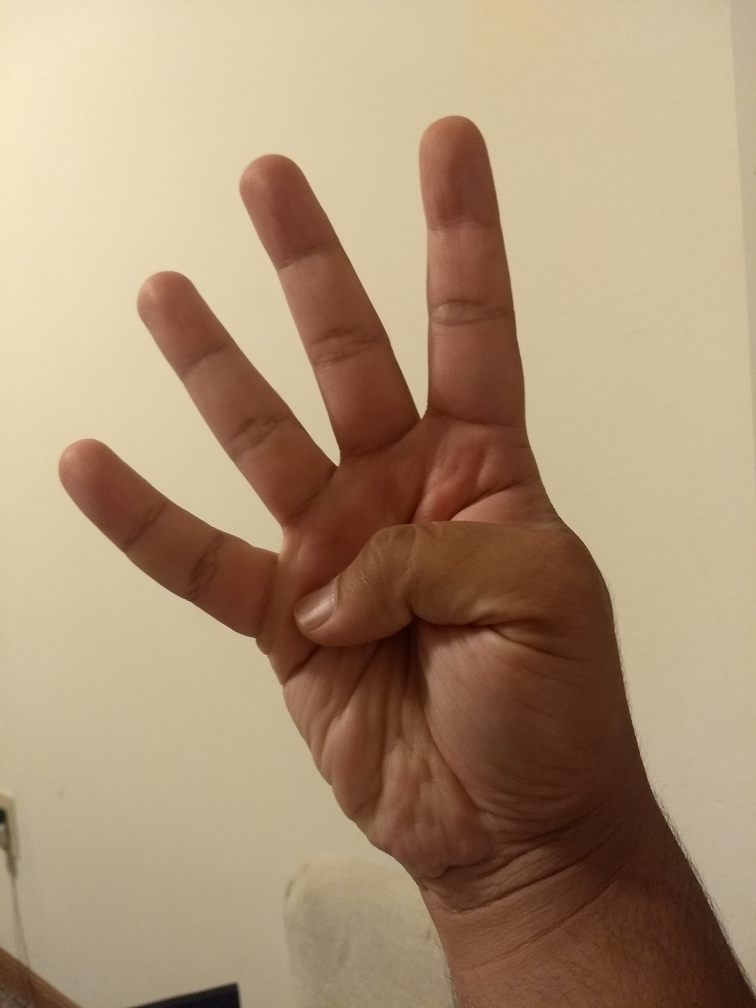
#> input picture image2.jpg, 3024 x 4032 px (shown at 1/4 size)
$ jupyter execute handgesturepython.ipynb
#> lines starting #> are read from the running program, lines starting #| are printed output that depends on the picture; after the words box and inside, x2 and y2 are one past the last pixel; in counts of white or black regions, pixels touching at a corner belong together
#> further down, input is the input picture: shape (4032, 3024, 3); mean B, G, R 117.4, 145.8, 171.3
[cell 1]
import cv2
import numpy as np
from google.colab.patches import cv2_imshow
# cap = cv2.VideoCapture(0)
def handGesture(img):
  # ret,img = cap.read()
  img = cv2.resize(img, (int(img.shape[1]/4), int(img.shape[0]/4)))
  gray = cv2.cvtColor(img,cv2.COLOR_BGR2GRAY)
  blur = cv2.GaussianBlur(gray,(5,5),0)
  ret,thresh1 = cv2.threshold(blur,70,255,cv2.THRESH_BINARY_INV+cv2.THRESH_OTSU)
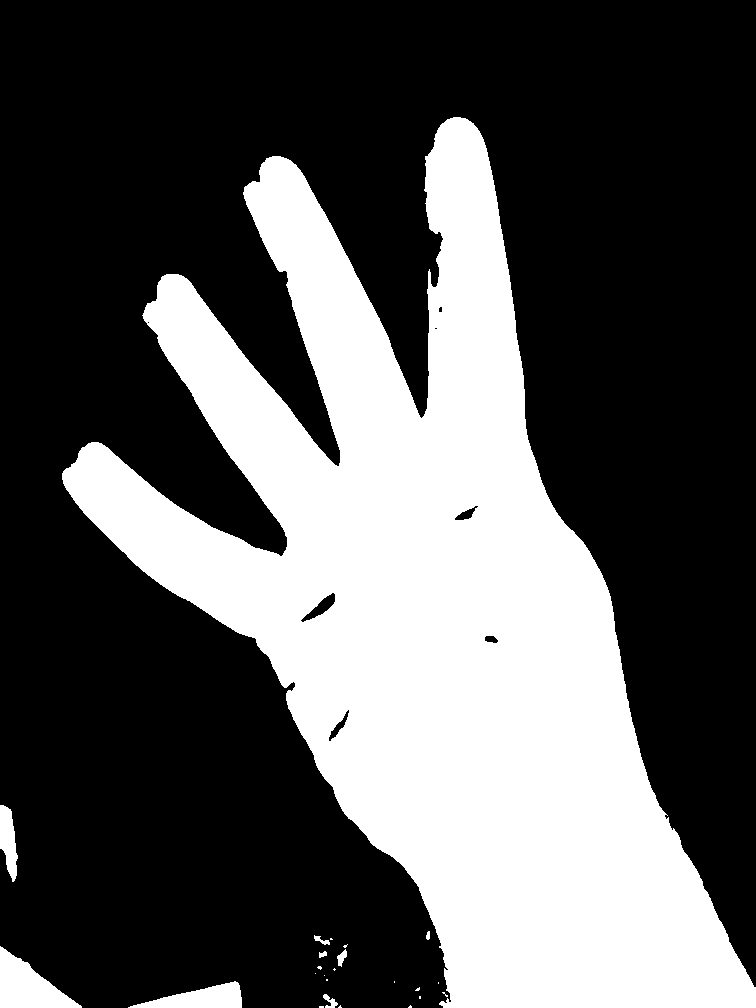
#> thresh1: shape (1008, 756); 34.2% white; 24 white regions (15 under 20 px)
#> ret = 131

  contours, hierarchy = cv2.findContours(thresh1,cv2.RETR_TREE,cv2.CHAIN_APPROX_SIMPLE)
#> contours = 31 contours, 18 with area under 20; largest, box (x1, y1, x2, y2) and area: (62, 117, 756, 1008) 253588, (0, 946, 82, 1008) 2536, (128, 981, 242, 1008) 1560, (0, 805, 18, 882) 806, (300, 592, 336, 623) 364
  drawing = np.zeros(img.shape,np.uint8)

  max_area=0

  for i in range(len(contours)):
    cnt=contours[i]
    area = cv2.contourArea(cnt)
    if (area>max_area):
      max_area=area
      ci=i
#> this loop made 31 passes
#> (area, max_area) on passes 5, 10, 18, 24: (73, 73), (1559.5, 1559.5), (2536.5, 2536.5), (253587.5, 253587.5)
#> area on passes 16, 17, 21, 23, 25, 26: 26, 75, 47, 806, 188, 84
#> after the loop, ci = 23; max_area = 253587.5
  cnt=contours[ci]
#> cnt = contour of 1785 points, box (x1, y1, x2, y2) (62, 117, 756, 1008), area 253588
  hull = cv2.convexHull(cnt)
#> hull = contour of 23 points, box (x1, y1, x2, y2) (62, 117, 756, 1008), area 356416
  moments = cv2.moments(cnt)
#> moments = moments, m00 253587.5, centre m10/m00, m01/m00 = (434.8, 616.2)
  if moments['m00']!=0:
    cx = int(moments['m10']/moments['m00']) # cx = M10/M00
#> cx = 434
    cy = int(moments['m01']/moments['m00']) # cy = M01/M00
#> cy = 616

  centr=(cx,cy)
#> centr = (434, 616)
  cv2.circle(img,centr,5,[0,0,255],2)
#> img: shape (1008, 756, 3); mean of channels 0, 1, 2 117.5, 145.9, 171.4
  cv2.drawContours(drawing,[cnt],0,(0,255,0),2)
  cv2.drawContours(drawing,[hull],0,(0,0,255),2)
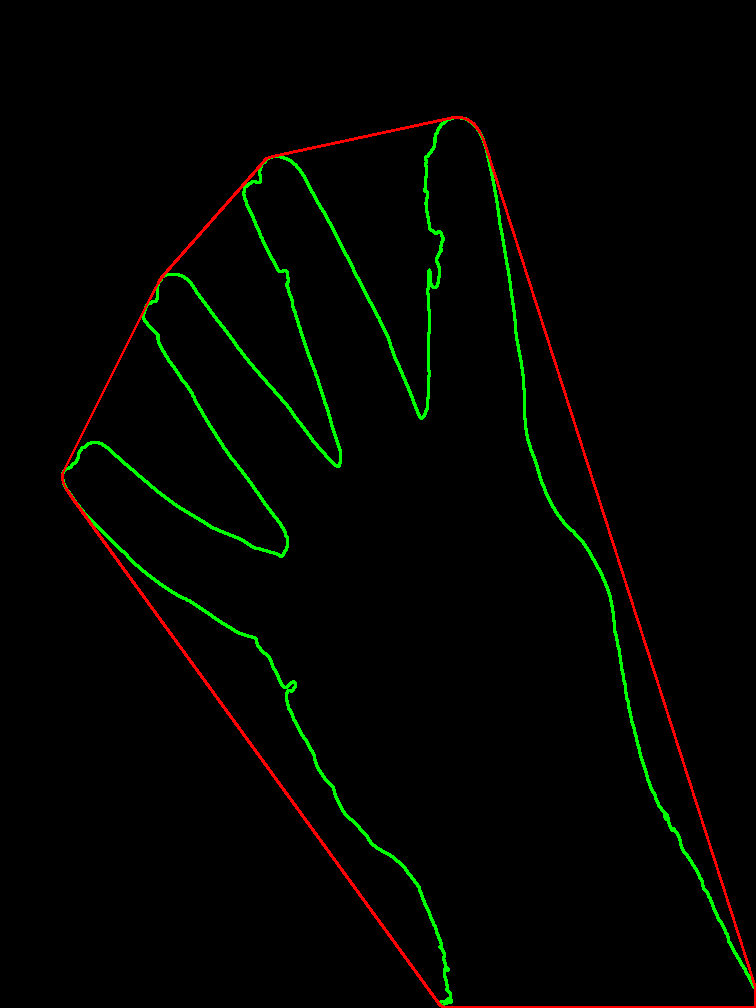
#> drawing: shape (1008, 756, 3); mean of channels 0, 1, 2 0, 4, 2.3; drawn as B, G, R

  cnt = cv2.approxPolyDP(cnt,0.01*cv2.arcLength(cnt,True),True)
#> cnt = contour of 13 points, box (x1, y1, x2, y2) (66, 131, 756, 1008), area 241415
  hull = cv2.convexHull(cnt,returnPoints = False)
#> hull = [10, 8, 7, 5, 2, 0]

  if (1):
    defects = cv2.convexityDefects(cnt,hull)
#> defects = [[10, 0, 12, 71022], [0, 2, 1, 65470], [2, 5, 3, 57544], [5, 7, 6, 18347], [8, 10, 9, 12011]]
    mind=0
    maxd=0
    for i in range(defects.shape[0]):
      s,e,f,d = defects[i,0]
      start = tuple(cnt[s][0])
      end = tuple(cnt[e][0])
      far = tuple(cnt[f][0])
      dist = cv2.pointPolygonTest(cnt,centr,True)
      cv2.line(img,start,end,[0,0,255],5)

      cv2.circle(img,far,10,[0,0,255],-1)
      font = cv2.FONT_HERSHEY_DUPLEX
#> this loop made 5 passes
#> (s, e, f, d, start, end, far) on passes 1 to 5: (10, 0, 12, 71022, (479, 131), (266, 158), (421, 418)), (0, 2, 1, 65470, (266, 158), (166, 274), (339, 465)), (2, 5, 3, 57544, (166, 274), (66, 489), (286, 549)), (5, 7, 6, 18347, (66, 489), (439, 1004), (295, 683)), (8, 10, 9, 12011, (755, 1007), (479, 131), (530, 449))
#> img: shape (1008, 756, 3); mean of channels 0, 1, 2 114.6, 142.3, 172.9
    cv2.putText(img, "Number of Fingers: "+str(i), ( 26, 106), font, 1, (0, 0, 255), 2)
#> img: shape (1008, 756, 3); mean of channels 0, 1, 2 113.9, 141.6, 173
    i=0
    return (img)

[cell 2]
input = cv2.imread("image2.jpg")
output = handGesture(input)
cv2_imshow(output)

[cell 3]
input = cv2.imread("image1.jpg")
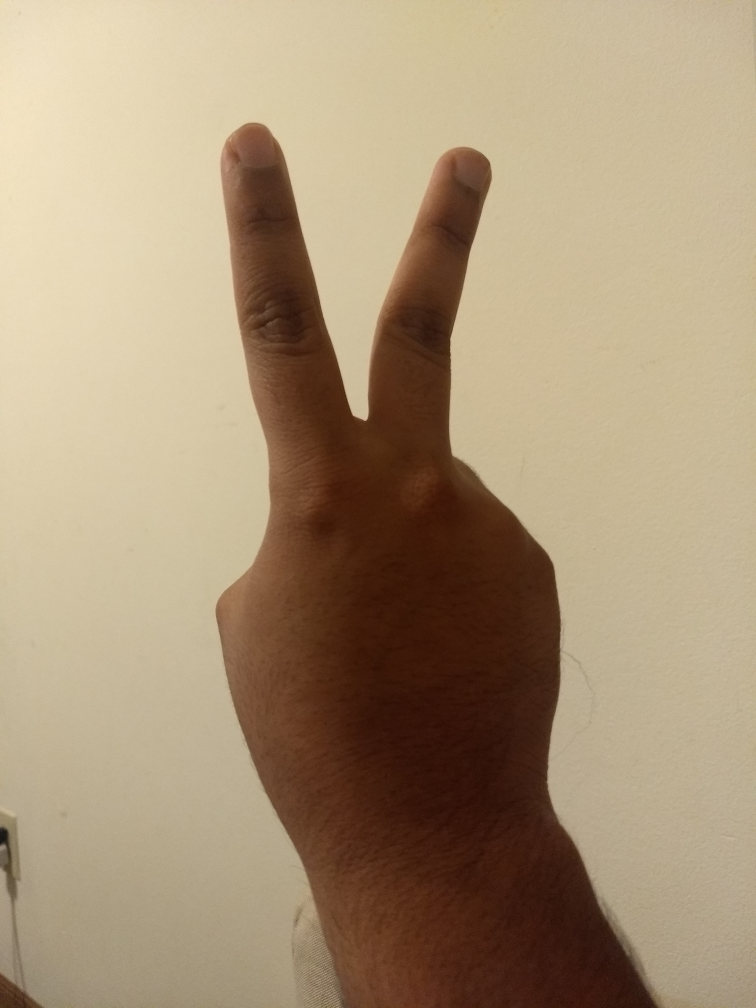
#> input picture image1.jpg, 3024 x 4032 px (shown at 1/4 size)
#> input is the input picture: shape (4032, 3024, 3); mean B, G, R 119.1, 147.3, 168.4
output = handGesture(input)
#> in handGesture (call 2), `ret,thresh1 = cv2.threshold(blur,70,255,cv2.THRESH_BINARY_INV+cv2.THRE..`:
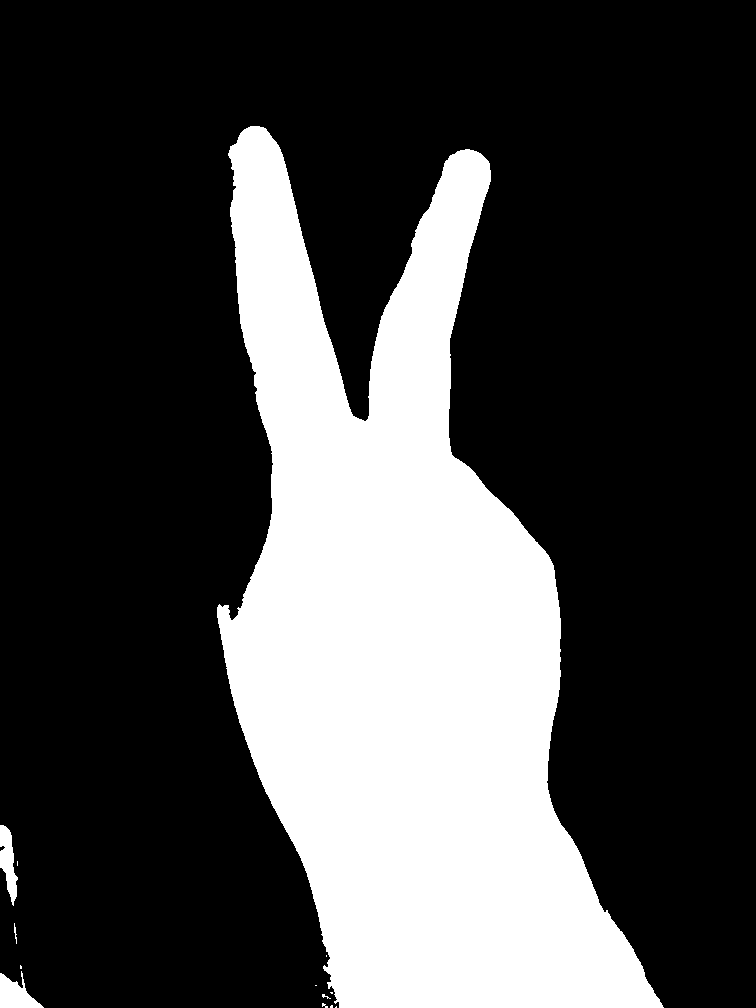
#> thresh1: shape (1008, 756); 27.4% white; 13 white regions (9 under 20 px)
#> in handGesture (call 2), `ret,thresh1 = cv2.threshold(blur,70,255,cv2.THRESH_BINARY_INV+cv2.THRE..`: ret = 120
#> in handGesture (call 2), `contours, hierarchy = cv2.findContours(thresh1,cv2.RETR_TREE,cv2.CHAIN..`: contours = 13 contours, 10 with area under 20; largest, box (x1, y1, x2, y2) and area: (217, 126, 664, 1008) 205983, (0, 971, 44, 1008) 806, (0, 825, 18, 906) 722
#> the loop in handGesture (call 2), `for i in range(len(contours)):` made 13 passes
#> (area, max_area) on passes 7, 13: (806, 806), (205983, 205983)
#> area on pass 12: 722
#> after the loop in handGesture (call 2), `for i in range(len(contours)):`: ci = 12; max_area = 205983
#> in handGesture (call 2), `cnt=contours[ci]`: cnt = contour of 1230 points, box (x1, y1, x2, y2) (217, 126, 664, 1008), area 205983
#> in handGesture (call 2), `hull = cv2.convexHull(cnt)`: hull = contour of 23 points, box (x1, y1, x2, y2) (217, 126, 664, 1008), area 286173
#> in handGesture (call 2), `moments = cv2.moments(cnt)`: moments = moments, m00 205983, centre m10/m00, m01/m00 = (403.8, 646.4)
#> in handGesture (call 2), `cx = int(moments['m10']/moments['m00'])`: cx = 403
#> in handGesture (call 2), `cy = int(moments['m01']/moments['m00'])`: cy = 646
#> in handGesture (call 2), `centr=(cx,cy)`: centr = (403, 646)
#> in handGesture (call 2), `cv2.circle(img,centr,5,[0,0,255],2)`: img: shape (1008, 756, 3); mean of channels 0, 1, 2 119.3, 147.4, 168.5
#> in handGesture (call 2), `cv2.drawContours(drawing,[hull],0,(0,0,255),2)`:
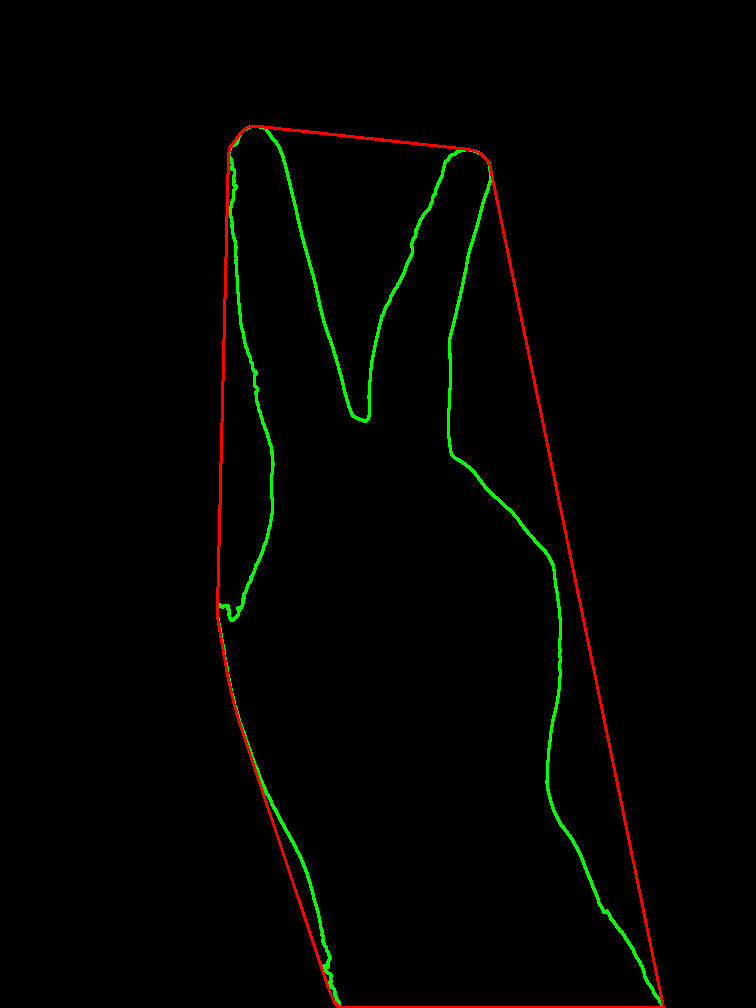
#> drawing: shape (1008, 756, 3); mean of channels 0, 1, 2 0, 2.7, 2.2; drawn as B, G, R
#> in handGesture (call 2), `cnt = cv2.approxPolyDP(cnt,0.01*cv2.arcLength(cnt,True),True)`: cnt = contour of 11 points, box (x1, y1, x2, y2) (217, 126, 664, 1008), area 198815
#> in handGesture (call 2), `hull = cv2.convexHull(cnt,returnPoints = False)`: hull = [8, 4, 3, 2, 0]
#> in handGesture (call 2), `defects = cv2.convexityDefects(cnt,hull)`: defects = [[8, 0, 10, 70166], [0, 2, 1, 12263], [4, 8, 7, 24665]]
#> the loop in handGesture (call 2), `for i in range(defects.shape[0]):` made 3 passes
#> (s, e, f, d, start, end, far) on passes 1 to 3: (8, 0, 10, 70166, (489, 163), (250, 126), (364, 421)), (0, 2, 1, 12263, (250, 126), (217, 617), (272, 513)), (4, 8, 7, 24665, (663, 1007), (489, 163), (450, 451))
#> after the loop in handGesture (call 2), `for i in range(defects.shape[0]):`: img: shape (1008, 756, 3); mean of channels 0, 1, 2 117.2, 144.8, 169.7
#> in handGesture (call 2), `cv2.putText(img, "Number of Fingers: "+str(i), ( 26, 106), font, 1, (0..`:
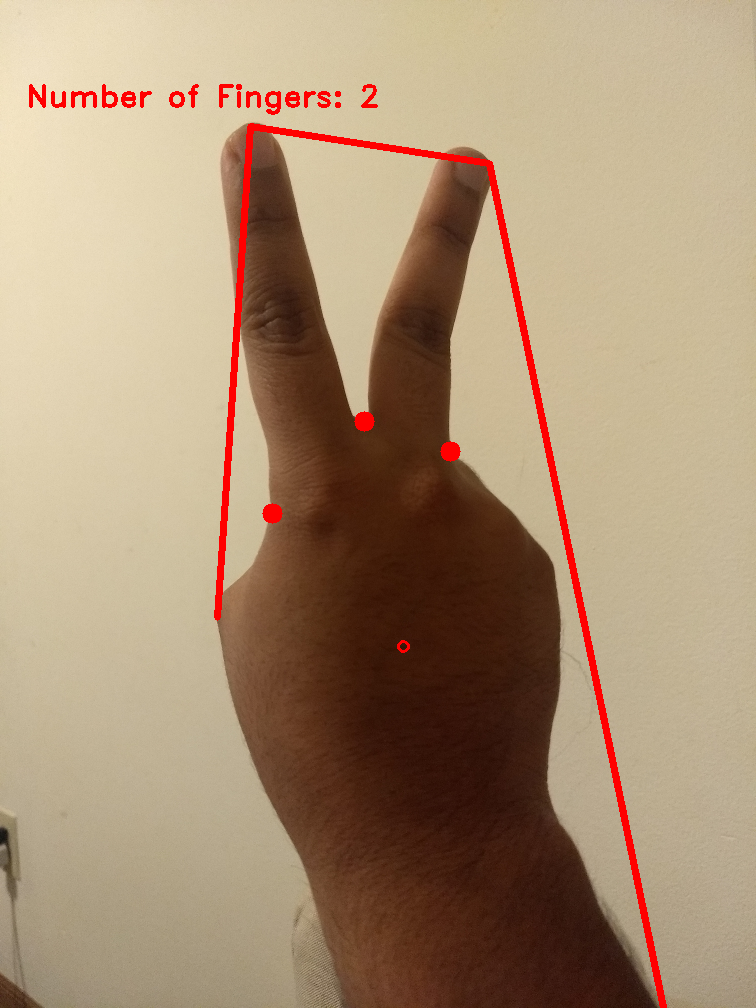
#> img: shape (1008, 756, 3); mean of channels 0, 1, 2 116.5, 144.1, 169.8; drawn as B, G, R
cv2_imshow(output)
